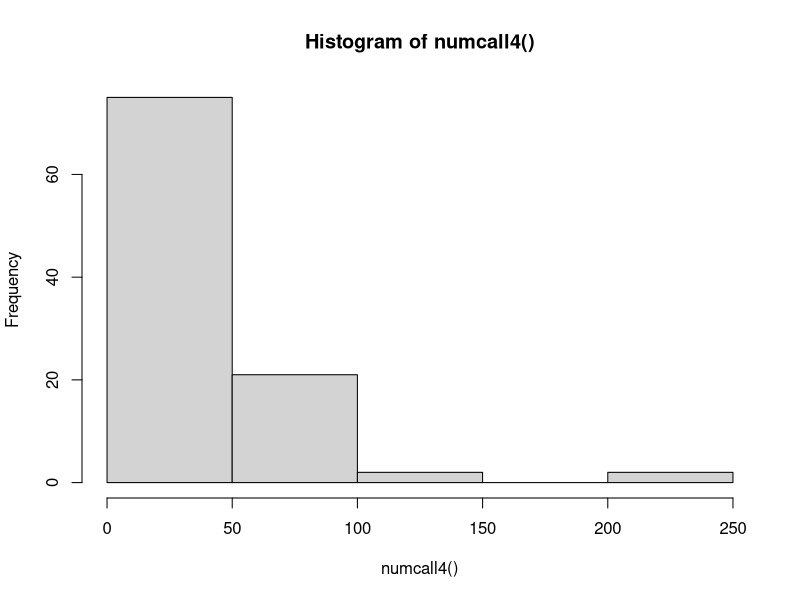
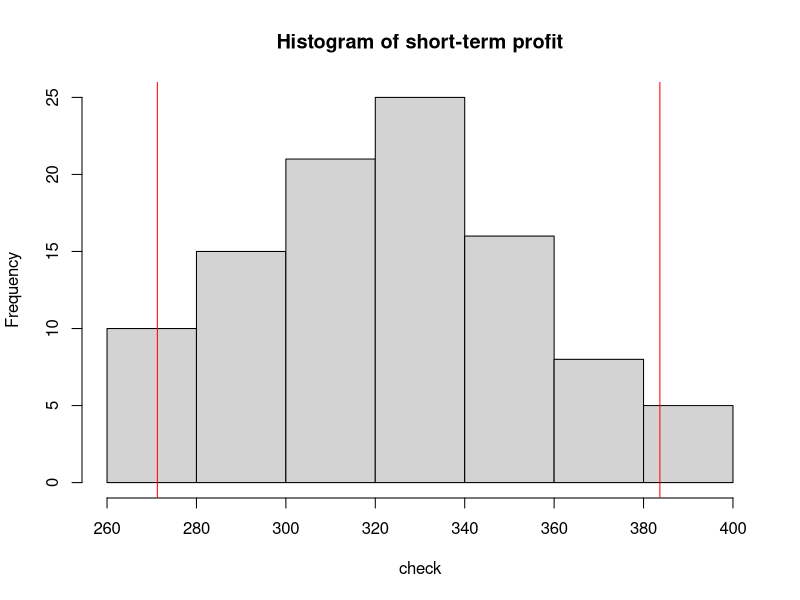

Generate these figures, in order, with R:
## ---- chunk 1
library(dplyr)

numcall4 <- function(n=100) {
tha.calls <-c()
for (j in 1:n) {
  count <- 0
  A <- FALSE
  B <- FALSE
  C <- FALSE
  D <- FALSE
  while (!(A & B & C & D)) {
    count <- count + 1
    num.box <- sample(c("A", "B", "C", "D"), replace = TRUE, prob = c(0.10, 0.25, 0.25, 0.40))
      # just for fun, I did a character match with the boolean TRUE
    if (0 < sum(matches(match = "TRUE",vars = as.character(grepl("A",num.box))))) {
      A <- TRUE
    } else if (0 < sum(matches(match = "TRUE",vars = as.character(grepl("B",num.box))))) {
      B <- TRUE
    } else if (0 < sum(matches(match = "TRUE",vars = as.character(grepl("C",num.box))))) {
      C <- TRUE
    } else if (0 < sum(matches(match = "TRUE",vars = as.character(grepl("",num.box))))) {
      D <- TRUE
    }
  }
  tha.calls[j] <- sum(count)
}

tha.calls # about 40
}
hist(numcall4())
mean(numcall4())
## ---- chunk 2
# Vectorize values
sale.prob <- .04 # probability of completing a sale/total answered phone calls.
ppc <- .02 # price per call
avrev <- 199 # average revenue
nReps <- 100 # number of repetitions

## ---- chunk 3
ptm <- proc.time()  # Start the clock!

check <- c()
av_calls <- c()
for (i in 1:nReps) {
av_calls[i]<- mean(numcall4())
check[i] <- sale.prob*av_calls[i]*avrev - av_calls[i]*ppc
}

proc.time() - ptm   # Stop the clock

length(check) # Just to see if I have 100 elements in the vector
# t/s = to succeed
c("mean calls t/s"=mean(av_calls), "mean short-profit t/s"=mean(check))
## ---- chunk 4
ave_calls <- mean(av_calls)
short_profit <- mean(check)
c("prof/call" = short_profit/ave_calls )
# this means we make $ 7.94 on average per call that goes through to all 4 areas.
## ---- chunk 5
hist(check,main = "Histogram of short-term profit")
mc.err <- quantile(check,c(.025,.975))
abline(v=mc.err,col='red')

c(mc.err[1],"estimate"=short_profit,mc.err[2])
